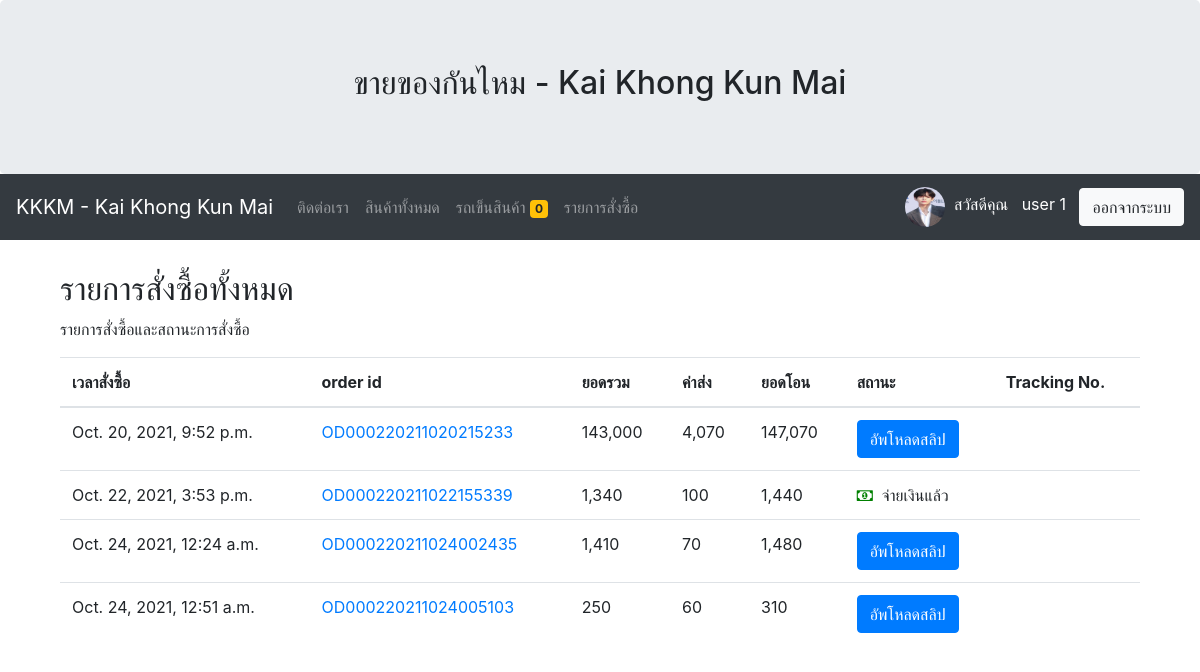
/orderlist/ (signed in), run on an earlier commit of the app's database.
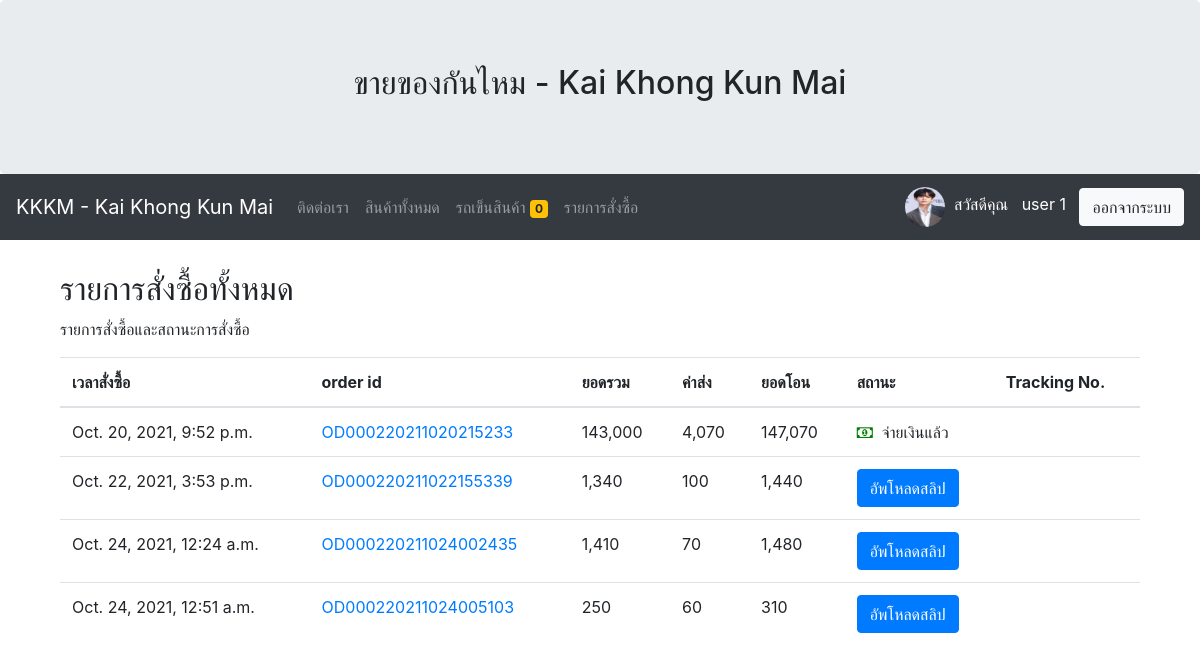
And on a later commit of the database.
### myapp/models.py (models this page shows, shortened)
class OrderPending(models.Model):
	orderid = models.CharField(max_length=100)
	user = models.ForeignKey(User,on_delete=models.CASCADE) #บังคับให้ login
	address = models.TextField()
	shipping = models.CharField(max_length=100)
	name = models.CharField(max_length=100)
	tel = models.CharField(max_length=100)
	address = models.TextField()
	shipping = models.CharField(max_length=100)
	payment = models.CharField(max_length=100)
	other = models.TextField(max_length=200,null=True,blank=True) #ต้องเพิ่ม blank=True ด้วย
	stamp = models.DateTimeField(auto_now_add=True,blank=True,null=True)
	paid = models.BooleanField(default=False)
	slip = models.ImageField(upload_to="gallery_slip",null=True,blank=True)
	sliptime = models.CharField(max_length=200,null=True,blank=True)
	paymentid = models.CharField(max_length=200,null=True,blank=True)
	trackingnumber = models.CharField(max_length=200,null=True,blank=True)

### myapp/views.py (the view)
# urls.py: path('orderlist/',OrderListPage,name='orderlist-page'),
def OrderListPage(request):
	username = request.user.username #ออกมาเป็น string
	user = User.objects.get(username=username) #ออกมาเป็น objects
	context = {}
	order = OrderPending.objects.filter(user=user)
	'''
	-order
		-orderid: OD2105012
		-user:
		-name: ผู้รับ

	'''
	for od in order:
		orderid = od.orderid
		odlist = OrderList.objects.filter(orderid=orderid)
		'''
		-orlist
			-object (1)
			-orderid: OD102150
			-product: เสื้อม่วง
			-total: 280
			-object (2)
			-orderid: OD20235
			-product: เสื้อฟ้า
			-total: 260

		'''
		total = sum([ c.total for c in odlist])
		od.total = total
		count = sum([ c.quantity for c in odlist])
		if od.shipping == 'ems':
			shipcost = sum([50 if i == 0 else 10 for i in range(count)])
		else:
			shipcost = sum([30 if i == 0 else 10 for i in range(count)])
		if od.payment == 'cod':
			shipcost += 30
		od.shipcost = shipcost
	context['allorder'] = order
	return render(request, 'myapp/orderlist.html',context)

### myapp/template/myapp/orderlist.html (shortened to what this page needs)
{% extends 'myapp/base.html' %}
{% load humanize %}
{% block article %}
<div class="container">
	  <h2>รายการสั่งซื้อทั้งหมด</h2>
	  <p>รายการสั่งซื้อและสถานะการสั่งซื้อ</p>
	  <table class="table">
	    <thead>
		<tr>
		  <th>เวลาสั่งซื้อ</th>
		  <th>order id</th>
		  <th>ยอดรวม</th>
		  <th>ค่าส่ง</th>
		  <th>ยอดโอน</th>
		  <th>สถานะ</th>
		  <th>Tracking No.</th>
		</tr>
	    </thead>
	    <tbody>
	    {% for od in allorder %}
		<tr>
		  <td>{{od.stamp}}</td>
		  <td><a href="{% url 'myorder-page' od.orderid %}">{{od.orderid}}</a> </td>
		  <td>{{od.total|intcomma}}</td>
		  <td>{{od.shipcost|intcomma}}</td>
		  <td>{{od.total|add:od.shipcost|intcomma}}</td>
		  <td>
		  {% if od.paid %}
		  	<i class="fa fa-money" style="font-size: 15px ;color:green;"></i>&nbsp&nbspจ่ายเงินแล้ว
		  {% else %}
		  	<a href="{% url 'uploadslip-page' od.orderid %}" class="btn btn-primary">อัพโหลดสลิป</a>
		  {% endif %}
		</td>
		<td>
		</td>
		</tr>
	    {% endfor %}
	    </tbody>
	  </table>
</div>
{% endblock article %}

What changed in the data, as far as the page shows it:
changed OrderPending "Oct. 20, 2021, 9:52 p.m.": paid "อัพโหลดสลิป" → "จ่ายเงินแล้ว"
changed OrderPending "Oct. 22, 2021, 3:53 p.m.": paid "จ่ายเงินแล้ว" → "อัพโหลดสลิป"
